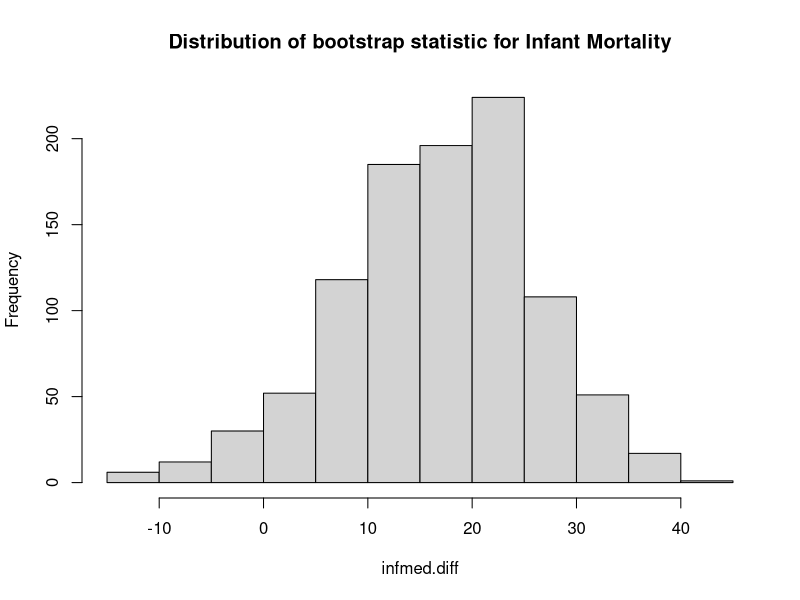

Generate this figure with R: (Note: this script raises an error after producing the figure.)
library(here)
here() 
library(dplyr) 
analyticaldata <- read.csv(here("analytical_data", "analyticaldata.csv"), header = TRUE)
infdata2017 <- analyticaldata |>
  dplyr::filter(year == 2017) |>
  dplyr::filter(!is.na(Infantmor)) 

infdata2017 |>
  group_by(conflict) |>
  summarise(n = n(),
            median.Infantmor = median(Infantmor, na.rm = T))
obs.infmormed.diff <- median(infdata2017[infdata2017$conflict == 1,]$Infantmor) -
  median(infdata2017[infdata2017$conflict == 0,]$Infantmor)
obs.infmormed.diff
#Using a stratified bootstrap
Infantmor.conflict1 <- analyticaldata |>
  dplyr::filter(year == 2017 & !is.na(Infantmor) & conflict == 1) |>
  dplyr::select(ISO, Infantmor)
Infantmor.conflict0 <- analyticaldata |>
  dplyr::filter(year == 2017 & !is.na(Infantmor) & conflict == 0) |>
  dplyr::select(ISO, Infantmor)

set.seed(2024)
B <- 1000
infmed.diff <- rep(NA, B)
for(b in 1:B){
  resamp.conflict1 <- Infantmor.conflict1[sample(nrow(Infantmor.conflict1), size = nrow(Infantmor.conflict1), replace = TRUE),]
  resamp.conflict0 <- Infantmor.conflict0[sample(nrow(Infantmor.conflict0), size = nrow(Infantmor.conflict0), replace = TRUE),]
  infmed.diff[b] <- median(resamp.conflict1$Infantmor) - median(resamp.conflict0$Infantmor)
}
head(resamp.conflict1, 12)
#Histogram of the bootstrap statistic
hist(infmed.diff, main = "Distribution of bootstrap statistic for Infant Mortality")
#bootstrap function
library(boot)

getinfmeddiff <- function(analyticaldata, indices) {
  sample_infdata <- analyticaldata[indices, ]
  group_infmeds <- tapply(sample_infdata$Infantmor, sample_infdata$conflict, FUN = function(x) median(x,na.rm=TRUE))
  infmeddiff <- group_infmeds[2] - group_infmeds[1]
  return(infmeddiff)
}

infbootout <- boot(infdata2017, statistic = getinfmeddiff, strata = infdata2017$conflict, R = 1000)
infbootout
#Bootstrap CI
infantbootCI <- boot.ci(boot.out = infbootout, conf = 0.95, type = c("basic", "perc", "bca"))

##Under-5 mortality
un5data2017 <- analyticaldata |>
  dplyr::filter(year == 2017) |>
  dplyr::filter(!is.na(Under5mor)) 

un5data2017 |>
  group_by(conflict) |>
  summarise(n = n(),
            median.Under5mor = median(Under5mor, na.rm = T))
obs.un5mormed.diff <- median(un5data2017[un5data2017$conflict == 1,]$Under5mor) -
  median(un5data2017[un5data2017$conflict == 0,]$Under5mor)
obs.un5mormed.diff
#setting the var for a stratified bootstrap
un5mor.conflict1 <- analyticaldata |>
  dplyr::filter(year == 2017 & !is.na(Under5mor) & conflict == 1) |>
  dplyr::select(ISO, Under5mor)
un5mor.conflict0 <- analyticaldata |>
  dplyr::filter(year == 2017 & !is.na(Under5mor) & conflict == 0) |>
  dplyr::select(ISO, Under5mor)
#using stratified bootstrap
set.seed(2024)
B <- 1000
un5med.diff <- rep(NA, B)
for(b in 1:B){
  resamp.conflict1 <- un5mor.conflict1[sample(nrow(un5mor.conflict1), size = nrow(un5mor.conflict1), replace = TRUE),]
  resamp.conflict0 <- un5mor.conflict0[sample(nrow(un5mor.conflict0), size = nrow(un5mor.conflict0), replace = TRUE),]
  un5med.diff[b] <- median(resamp.conflict1$Under5mor) - median(resamp.conflict0$Under5mor)
}
#bootstrap function
library(boot)

getun5meddiff <- function(analyticaldata, indices) {
  sample_un5data <- analyticaldata[indices, ]
  group_un5meds <- tapply(sample_un5data$Under5mor, sample_un5data$conflict, FUN = function(x) median(x,na.rm=TRUE))
  un5meddiff <- group_un5meds[2] - group_un5meds[1]
  return(un5meddiff)
}

un5bootout <- boot(un5data2017, statistic = getun5meddiff, strata = un5data2017$conflict, R = 1000)
un5bootout
#Bootstrap CI
under5bootCI <- boot.ci(boot.out = un5bootout, conf = 0.95, type = c("basic", "perc", "bca"))

##Neonatal Mortality 
neonatdata2017 <- analyticaldata |>
  dplyr::filter(year == 2017) |>
  dplyr::filter(!is.na(Neonatmor)) 
neonatdata2017 |>
  group_by(conflict) |>
  summarise(n = n(),
            median.Neonatmor = median(Neonatmor, na.rm = T))
obs.neonatmormed.diff <- median(neonatdata2017[neonatdata2017$conflict == 1,]$Neonatmor) -
  median(neonatdata2017[neonatdata2017$conflict == 0,]$Neonatmor)
obs.neonatmormed.diff
#setting the var for a stratified bootstrap
neonatmor.conflict1 <- analyticaldata |>
  dplyr::filter(year == 2017 & !is.na(Neonatmor) & conflict == 1) |>
  dplyr::select(ISO, Neonatmor)
neonatmor.conflict0 <- analyticaldata |>
  dplyr::filter(year == 2017 & !is.na(Neonatmor) & conflict == 0) |>
  dplyr::select(ISO, Neonatmor)
#using stratified bootstrap
set.seed(2024)
B <- 1000
neonatmed.diff <- rep(NA, B)
for(b in 1:B){
  resamp.conflict1 <- neonatmor.conflict1[sample(nrow(neonatmor.conflict1), size = nrow(neonatmor.conflict1), replace = TRUE),]
  resamp.conflict0 <- neonatmor.conflict0[sample(nrow(neonatmor.conflict0), size = nrow(neonatmor.conflict0), replace = TRUE),]
  neonatmed.diff[b] <- median(resamp.conflict1$Neonatmor) - median(resamp.conflict0$Neonatmor)
}

#bootstrap function
library(boot)

getneonatmeddiff <- function(analyticaldata, indices) {
  sample_neonatdata <- analyticaldata[indices, ]
  group_neonatmeds <- tapply(sample_neonatdata$Neonatmor, sample_neonatdata$conflict, FUN = function(x) median(x,na.rm=TRUE))
  neonatmeddiff <- group_neonatmeds[2] - group_neonatmeds[1]
  return(neonatmeddiff)
}

neonatbootout <- boot(neonatdata2017, statistic = getneonatmeddiff, strata = neonatdata2017$conflict, R = 1000)
neonatbootout
#Bootstrap CI
NeonatbootCI <- boot.ci(boot.out = neonatbootout, conf = 0.95, type = c("basic", "perc", "bca"))
#The three CI for differences in medians of the three mortality variables
infantbootCI
under5bootCI
neonatbootout
#Interpretation: If we were to repeat the bootstrap process many times, 
#95% of the (,) intervals would contain the true difference in medians of "mortality variable" 
#for armed conflict present vs absent.
#we need to report the bias correctly 